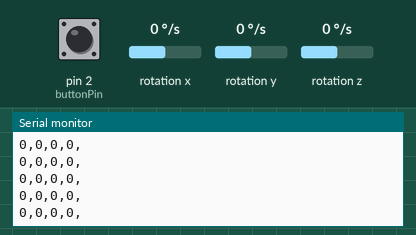
Simulated run of this sketch. Board: Arduino Uno, built with avr-gcc and run on an emulated ATmega328P. Shown: the last lines printed to the serial monitor. Wiring (inferred from the names in the program): L3G4200D gyroscope at I2C address 0x69. The test bench sets the inputs (shaded band); at power-on: rotation x 0 °/s, rotation y 0 °/s, rotation z 0 °/s, pin 2 (buttonPin) HIGH.

Above: at 2.7 s.
2.8 s: rotation x set to -192 °/s
At 3.5 s:
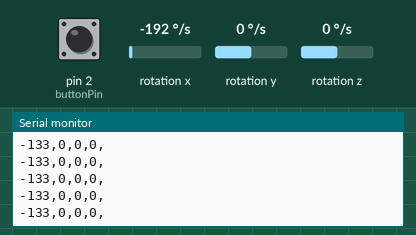
5.8 s: rotation y set to -192 °/s
At 6.3 s:
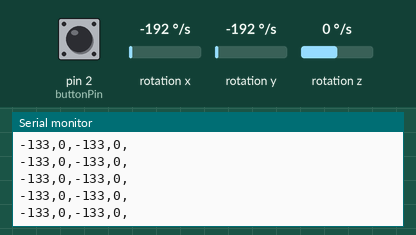
8.8 s: rotation z set to -192 °/s
At 9.8 s:
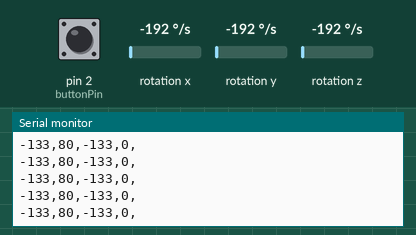
11.8 s: rotation x set to -100 °/s
At 12.7 s:
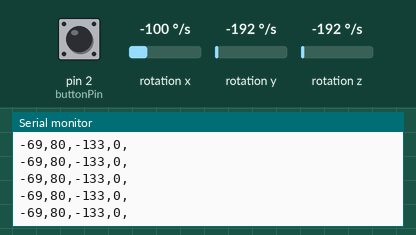
14.8 s: rotation y set to -100 °/s
At 15.9 s:
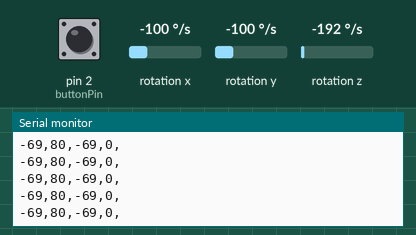
17.8 s: pin 2 (buttonPin) pulled LOW for 0.15 s
Timing chart, 0 to 20.8 s (numbered marks = the images above; inputs shaded):
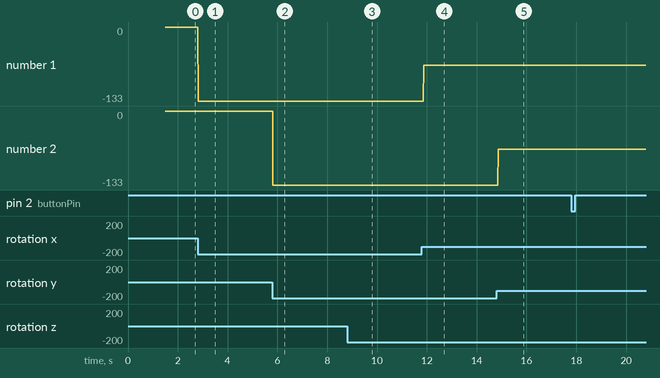

Measured:
- after the input at 2.8 s, the serial monitor: prints a new line at once (image 1)
- after the input at 5.8 s, the serial monitor: prints a new line at once (image 2)
- after the input at 8.8 s, the serial monitor: prints a new line after 0.06 s (image 3)
- after the input at 11.8 s, the serial monitor: prints a new line after 0.07 s (image 4)
- after the input at 14.8 s, the serial monitor: prints a new line after 0.06 s (image 5)
- plotted number 1: 0 → -133 after the input at 2.8 s, -133 → -69 after the input at 11.8 s

The sketch:

arduino_processing_spacebrew.ino
```cpp
//Arduino 1.0+ only

#include <Wire.h>

#define CTRL_REG1 0x20
#define CTRL_REG2 0x21
#define CTRL_REG3 0x22
#define CTRL_REG4 0x23
#define CTRL_REG5 0x24

int L3G4200D_Address = 105; //I2C address of the L3G4200D

int x;
int y;
int z;
boolean lastpressed = false;
boolean pressed;
int trigger;

int state = 0;


const int buttonPin = 2;     // the number of the shutterButton pin
int buttonState = 0;

void setup(){

  Wire.begin();
  Serial.begin(9600);
  pinMode(buttonPin, INPUT);


//  Serial.println("starting up L3G4200D");
  setupL3G4200D(2000); // Configure L3G4200  - 250, 500 or 2000 deg/sec

  delay(1500); //wait for the sensor to be ready
}

void loop(){
   getGyroValues();  // This will update x, y, and z with new values
   buttonState = digitalRead(buttonPin);


   if (buttonState == 0){
     pressed = false;
   }else if (buttonState == 1){
      pressed = true;
   }


    if(lastpressed == true && pressed == true){
      trigger = 0;

   }

   if(lastpressed == false && pressed == true){
      trigger = 1;

   }

     lastpressed = pressed;


//
//  Serial.print("rotX:");
  Serial.print(x);
  Serial.print(",");
//  Serial.print("rotY:");
  Serial.print(y);
  Serial.print(",");
 // Serial.print("rotZ:");
  Serial.print(z);
  Serial.print(",");
  Serial.print(trigger);
  Serial.println(",");

//  Serial.print(" Y:");
//  Serial.print(y);

//  Serial.print(" Z:");
//  Serial.println(z);

  delay(10); //Just here to slow down the serial to make it more readable
}

void getGyroValues(){

  byte xMSB = readRegister(L3G4200D_Address, 0x29);
  byte xLSB = readRegister(L3G4200D_Address, 0x28);
  x = ((xMSB << 8) | xLSB);
  x = map(x, 0, 1024, 0, 50);

  byte yMSB = readRegister(L3G4200D_Address, 0x2B);
  byte yLSB = readRegister(L3G4200D_Address, 0x2A);
  z = ((yMSB << 8) | yLSB);
  z = map(z, 0, 1024, 0, 50);

  byte zMSB = readRegister(L3G4200D_Address, 0x2D);
  byte zLSB = readRegister(L3G4200D_Address, 0x2C);
  y = ((zMSB << 8) | zLSB);
  y = - map(y, 0, 1024, 0, 30);
}

int setupL3G4200D(int scale){
  //From  Jim Lindblom of Sparkfun's code

  // Enable x, y, z and turn off power down:
  writeRegister(L3G4200D_Address, CTRL_REG1, 0b00001111);

  // If you'd like to adjust/use the HPF, you can edit the line below to configure CTRL_REG2:
  writeRegister(L3G4200D_Address, CTRL_REG2, 0b00000000);

  // Configure CTRL_REG3 to generate data ready interrupt on INT2
  // No interrupts used on INT1, if you'd like to configure INT1
  // or INT2 otherwise, consult the datasheet:
  writeRegister(L3G4200D_Address, CTRL_REG3, 0b00001000);

  // CTRL_REG4 controls the full-scale range, among other things:

  if(scale == 250){
    writeRegister(L3G4200D_Address, CTRL_REG4, 0b00000000);
  }else if(scale == 500){
    writeRegister(L3G4200D_Address, CTRL_REG4, 0b00010000);
  }else{
    writeRegister(L3G4200D_Address, CTRL_REG4, 0b00110000);
  }

  // CTRL_REG5 controls high-pass filtering of outputs, use it
  // if you'd like:
  writeRegister(L3G4200D_Address, CTRL_REG5, 0b00000000);
}

void writeRegister(int deviceAddress, byte address, byte val) {
    Wire.beginTransmission(deviceAddress); // start transmission to device
    Wire.write(address);       // send register address
    Wire.write(val);         // send value to write
    Wire.endTransmission();     // end transmission
}

int readRegister(int deviceAddress, byte address){

    int v;
    Wire.beginTransmission(deviceAddress);
    Wire.write(address); // register to read
    Wire.endTransmission();

    Wire.requestFrom(deviceAddress, 1); // read a byte

    while(!Wire.available()) {
        // waiting
    }

    v = Wire.read();
    return v;
}
```
